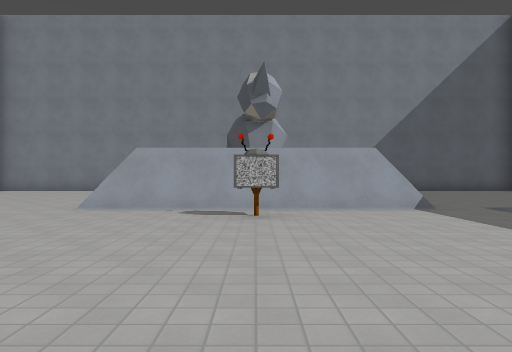
view 1 (above)

17 first-person views from a walk through a level from a Godot 3-D game. The camera is 1.3 m above the floor, looks level and sees 70° across. The floor is counted in squares, 2.4 m on a side. Each view is taken from the middle of a square. On the plan, view 1 faces up. The plan holds only what a view shows up to about 10 squares ahead; the rest is blank. The place goes on beyond the plan. Flat picture figures and markers are not drawn. Some surface patterns are stand-ins.

view 2
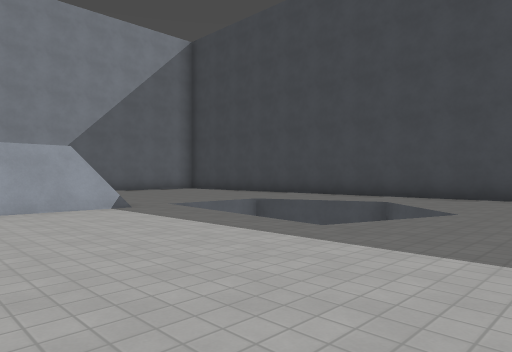

view 3
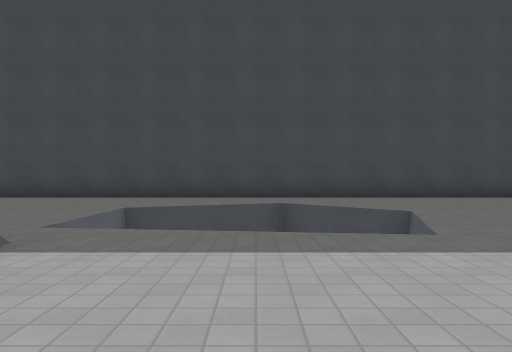

view 4
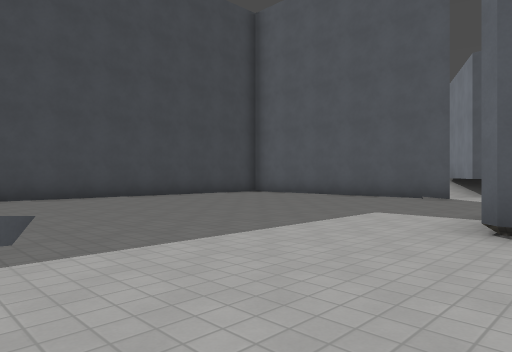

view 5
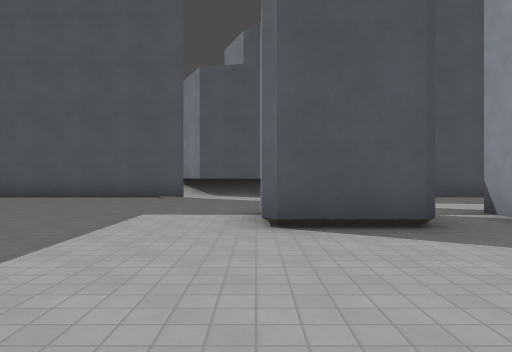

view 6
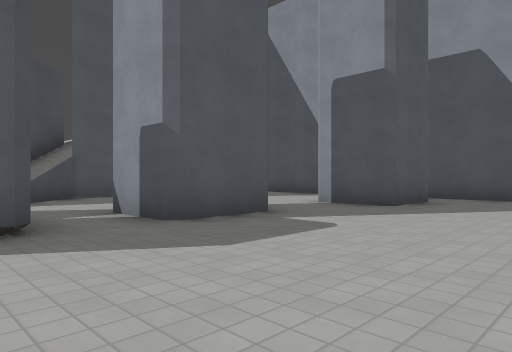

view 7
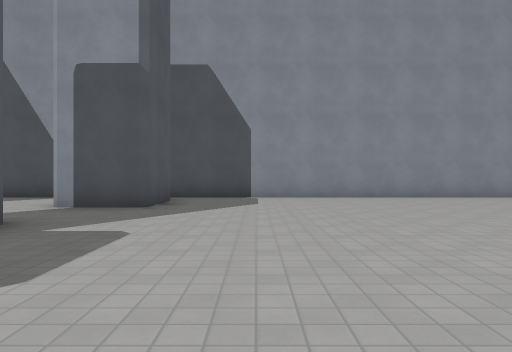

view 8
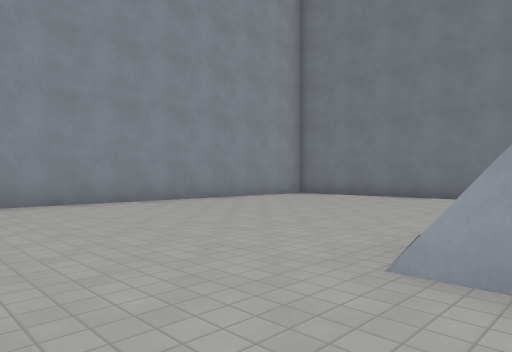

view 9
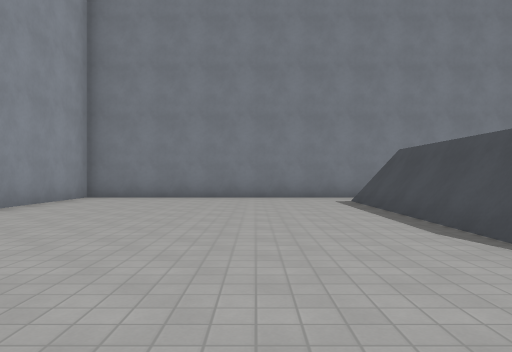

view 10
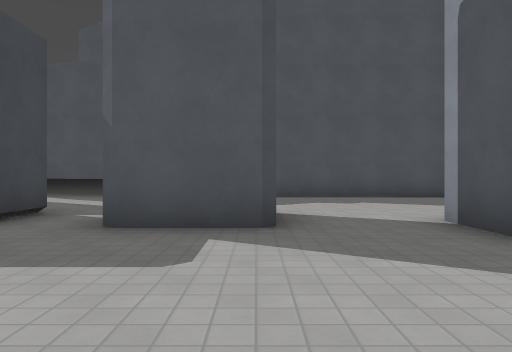

view 11
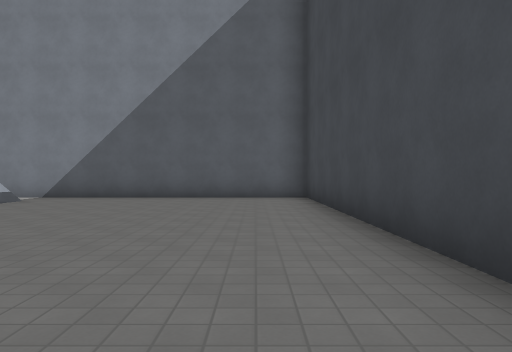

view 12
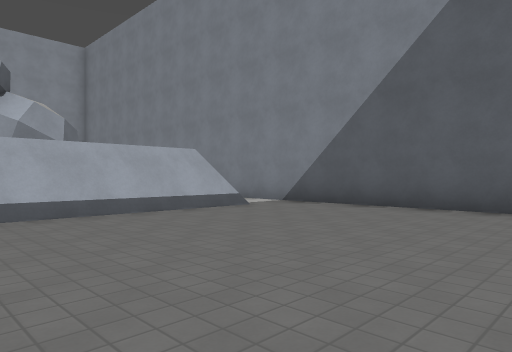

view 13
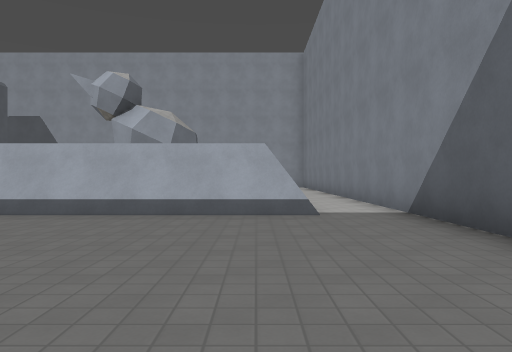

view 14
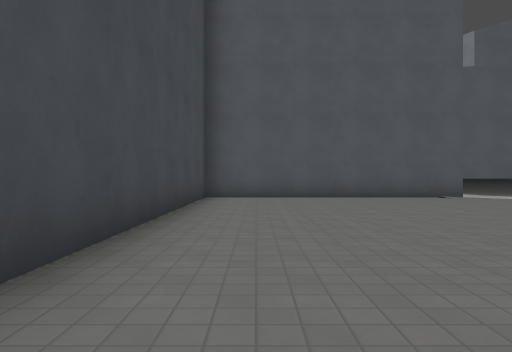

view 15
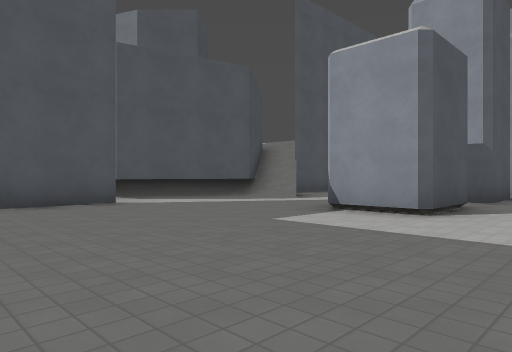

view 16
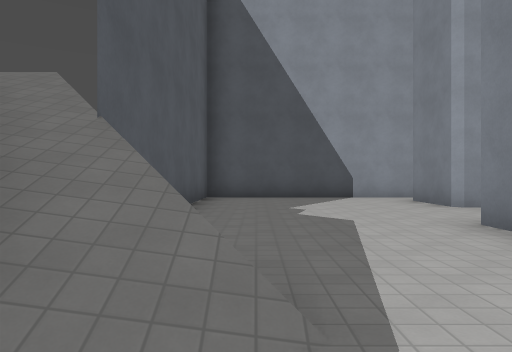

view 17
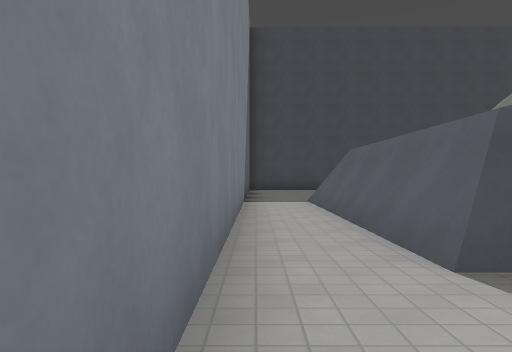

### Floor plan
Key: @ floor where view 1 was taken; # wall or solid block; . floor; / step, stairs or slope; = window, fence, low wall or low ledge; v drop or lower ground; S sign.
Columns run from 10 left of view 1 to 10 right of it. Each row starts with its distance up from view 1.
 14 #####################
 13 #...................#
 12 #......///////......#
 11 #......#######......#
 10 #......##   ##......#
  9 #......##   ##......#
  8 #......##   ##......#
  7 #......#######......#
  6 #......#######vvv...#
  5 #.........S...v  ...#
  4 #.............v  v..#
  3 #.............  v...#
  2 #..............vv...#
  1 #...................#
  0 #.##......@.........#
 -1 #.##..##.###........#
 -2 #.....##.###........#
 -3 #...................#
 -4 #...................#
 -5 #.......=/..........#
 -6 #....../// #.##.....#
 -7 ########    #########

Where each view was taken, in squares from view 1:
view 1: 0 up, 0 right, facing up
view 2: 0 up, 0 right, facing up-right
view 3: 4 up, 0 right, facing right
view 4: 3 up, 0 right, facing down-right
view 5: 3 up, 1 right, facing down
view 6: 3 up, 0 right, facing down-left
view 7: 2 up, 0 right, facing left
view 8: 4 up, 2 left, facing up-left
view 9: 4 up, 5 left, facing up
view 10: 3 up, 4 left, facing down
view 11: 4 up, 8 right, facing up
view 12: 7 up, 8 right, facing up-left
view 13: 11 up, 8 right, facing left
view 14: 3 up, 8 right, facing down
view 15: 1 up, 6 right, facing down-left
view 16: 5 down, 0 right, facing left
view 17: 13 up, 5 left, facing right
